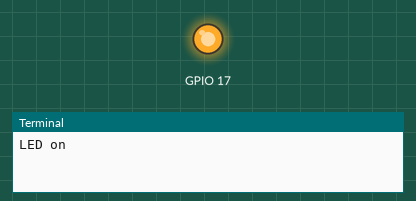
Simulated run of this program. Board: Raspberry Pi (BCM pin numbers). Parts: output pins drawn as LEDs (lit = HIGH), the last lines printed to the terminal. At 1.0 s the program stops and its outputs stay as they are.

Above: at 0.1 s.
At 1.1 s:
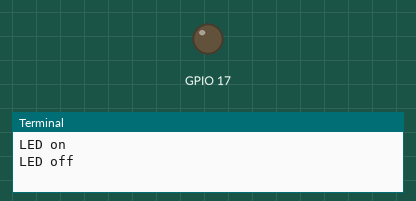
Timing chart, 0 to 2.5 s (numbered marks = the images above):
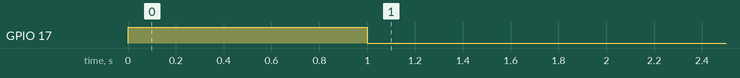

The program:

singleLED.py
```python
'''
Turning on an LED with your Raspberry PI's GPIO Pins
https://thepihut.com/blogs/raspberry-pi-tutorials/27968772-turning-on-an-led-with-your-raspberry-pis-gpio-pins
'''

import RPi.GPIO as GPIO
import time

GPIO.setmode(GPIO.BCM)
GPIO.setwarnings(False)
GPIO.setup(17,GPIO.OUT)

print "LED on"
GPIO.output(17,GPIO.HIGH)
time.sleep(1)
print "LED off"
GPIO.output(17,GPIO.LOW)
```

Measured:
- by itself, GPIO 17: LOW → HIGH at 0.00 s, → LOW 1.0 s later
